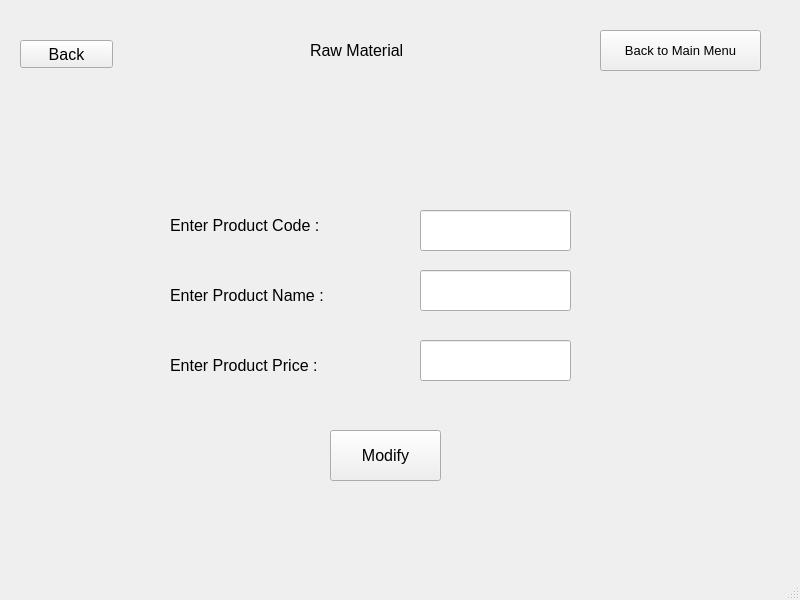
<?xml version="1.0" encoding="UTF-8"?>
<ui version="4.0">
 <class>MainWindow</class>
 <widget class="QMainWindow" name="MainWindow">
  <property name="geometry">
   <rect>
    <x>0</x>
    <y>0</y>
    <width>800</width>
    <height>600</height>
   </rect>
  </property>
  <property name="windowTitle">
   <string>MainWindow</string>
  </property>
  <widget class="QWidget" name="centralwidget">
   <widget class="QLineEdit" name="new_rm_modify_product_price">
    <property name="geometry">
     <rect>
      <x>420</x>
      <y>340</y>
      <width>151</width>
      <height>41</height>
     </rect>
    </property>
    <property name="font">
     <font>
      <pointsize>12</pointsize>
     </font>
    </property>
   </widget>
   <widget class="QPushButton" name="back_add_rm">
    <property name="geometry">
     <rect>
      <x>20</x>
      <y>40</y>
      <width>93</width>
      <height>28</height>
     </rect>
    </property>
    <property name="font">
     <font>
      <pointsize>12</pointsize>
     </font>
    </property>
    <property name="text">
     <string>Back</string>
    </property>
   </widget>
   <widget class="QLabel" name="label_6">
    <property name="geometry">
     <rect>
      <x>170</x>
      <y>340</y>
      <width>201</width>
      <height>51</height>
     </rect>
    </property>
    <property name="font">
     <font>
      <pointsize>12</pointsize>
     </font>
    </property>
    <property name="text">
     <string>Enter Product Price : </string>
    </property>
   </widget>
   <widget class="QLabel" name="label_3">
    <property name="geometry">
     <rect>
      <x>310</x>
      <y>30</y>
      <width>151</width>
      <height>41</height>
     </rect>
    </property>
    <property name="font">
     <font>
      <pointsize>12</pointsize>
     </font>
    </property>
    <property name="text">
     <string>Raw Material</string>
    </property>
   </widget>
   <widget class="QPushButton" name="pushButton">
    <property name="geometry">
     <rect>
      <x>600</x>
      <y>30</y>
      <width>161</width>
      <height>41</height>
     </rect>
    </property>
    <property name="font">
     <font>
      <pointsize>10</pointsize>
     </font>
    </property>
    <property name="text">
     <string>Back to Main Menu</string>
    </property>
   </widget>
   <widget class="QPushButton" name="rm_new_modify_confirm">
    <property name="geometry">
     <rect>
      <x>330</x>
      <y>430</y>
      <width>111</width>
      <height>51</height>
     </rect>
    </property>
    <property name="font">
     <font>
      <pointsize>12</pointsize>
     </font>
    </property>
    <property name="text">
     <string>Modify</string>
    </property>
   </widget>
   <widget class="QLineEdit" name="new_rm_modify_product_name">
    <property name="geometry">
     <rect>
      <x>420</x>
      <y>270</y>
      <width>151</width>
      <height>41</height>
     </rect>
    </property>
    <property name="font">
     <font>
      <pointsize>12</pointsize>
     </font>
    </property>
   </widget>
   <widget class="QLabel" name="label_5">
    <property name="geometry">
     <rect>
      <x>170</x>
      <y>200</y>
      <width>201</width>
      <height>51</height>
     </rect>
    </property>
    <property name="font">
     <font>
      <pointsize>12</pointsize>
     </font>
    </property>
    <property name="text">
     <string>Enter Product Code :</string>
    </property>
   </widget>
   <widget class="QLabel" name="label_4">
    <property name="geometry">
     <rect>
      <x>170</x>
      <y>270</y>
      <width>201</width>
      <height>51</height>
     </rect>
    </property>
    <property name="font">
     <font>
      <pointsize>12</pointsize>
     </font>
    </property>
    <property name="text">
     <string>Enter Product Name : </string>
    </property>
   </widget>
   <widget class="QLineEdit" name="new_rm_modify_product_code">
    <property name="geometry">
     <rect>
      <x>420</x>
      <y>210</y>
      <width>151</width>
      <height>41</height>
     </rect>
    </property>
    <property name="font">
     <font>
      <pointsize>12</pointsize>
     </font>
    </property>
   </widget>
  </widget>
  <widget class="QStatusBar" name="statusbar"/>
 </widget>
 <resources/>
 <connections/>
</ui>
